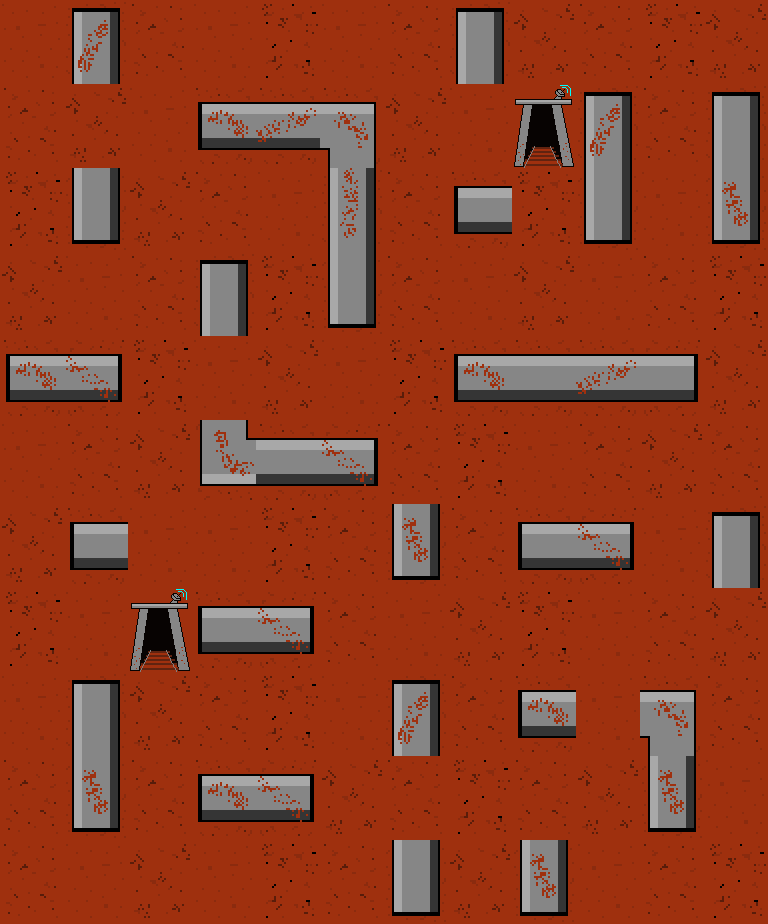

A 2D game scene composited from a Tiled map and its tileset images. What follows is a short description and the map's XML, with every tile layer's data as written:
An orthogonal 12x11 tile map with 64x84 px tiles, 1 tile layer (Background) and 51 objects (5x ItemSpawn, 4x GemSpawn, 4x OreSpawn, 2x Mineshaft, Player).

<map version="1.10" tiledversion="1.11.0" orientation="orthogonal" renderorder="right-down" width="12" height="11" tilewidth="64" tileheight="84" infinite="0" nextlayerid="12" nextobjectid="121">
 <editorsettings>
  <export target="mars-map2.json" format="json" />
 </editorsettings>
 <tileset firstgid="1" source="mars-tileset.tsx" />
 <layer id="1" name="Background" width="12" height="11">
  <data encoding="csv">
4,12,7,4,11,4,7,10,8,7,11,8,
7,8,4,21,20,5,8,4,14,12,7,10,
11,2,8,7,4,9,7,17,11,2,4,19,
8,4,7,10,11,2,7,4,8,4,7,11,
21,15,11,4,8,4,11,21,6,20,13,8,
4,7,8,3,6,15,7,11,4,7,8,7,
8,17,4,4,11,7,19,7,17,15,4,10,
11,4,14,17,15,7,4,8,11,4,7,8,
4,10,8,7,11,4,12,7,21,4,5,7,
7,19,7,21,15,8,7,11,7,8,19,4,
7,4,8,4,11,7,2,8,19,4,7,11
</data>
 </layer>
 <objectgroup id="4" name="PlayerSpawn">
  <object id="63" name="Player" x="384" y="336" width="64" height="84" />
 </objectgroup>
 <objectgroup id="10" name="ItemSpawnList">
  <object id="115" name="ItemSpawn" x="704" y="840" width="64" height="84" />
  <object id="116" name="ItemSpawn" x="256" y="672" width="64" height="84" />
  <object id="117" name="ItemSpawn" x="64" y="252" width="64" height="84" />
  <object id="118" name="ItemSpawn" x="448" y="588" width="64" height="84" />
  <object id="120" name="ItemSpawn" x="576" y="0" width="64" height="84" />
 </objectgroup>
 <objectgroup id="9" name="Mineshaft">
  <object id="64" name="Mineshaft" x="512" y="84" width="64" height="84" />
  <object id="66" name="Mineshaft" x="128" y="588" width="64" height="84" />
 </objectgroup>
 <objectgroup id="5" name="Collision">
  <object id="70" x="0" y="336">
   <polyline points="0,0 0,-336" />
  </object>
  <object id="72" x="0" y="0">
   <polyline points="0,0 64,0" />
  </object>
  <object id="73" x="128" y="0">
   <polyline points="0,0 320,0" />
  </object>
  <object id="74" x="512" y="0">
   <polyline points="0,0 256,0" />
  </object>
  <object id="75" x="768" y="0">
   <polyline points="0,0 0,84" />
  </object>
  <object id="76" x="768" y="252">
   <polyline points="0,0 0,252" />
  </object>
  <object id="77" x="768" y="588">
   <polyline points="0,0 0,336" />
  </object>
  <object id="78" x="768" y="924">
   <polyline points="0,0 -192,0" />
  </object>
  <object id="79" x="512" y="924">
   <polyline points="0,0 -64,0" />
  </object>
  <object id="80" x="384" y="924">
   <polyline points="0,0 -384,0" />
  </object>
  <object id="81" x="0" y="924">
   <polyline points="0,0 0,-504" />
  </object>
  <object id="82" x="0" y="336" width="128" height="84" />
  <object id="83" x="64" y="0" width="64" height="84" />
  <object id="84" x="64" y="168" width="64" height="84" />
  <object id="85" x="192" y="252" width="64" height="84" />
  <object id="86" x="192" y="84" width="192" height="84" />
  <object id="87" x="320" y="168" width="64" height="168" />
  <object id="88" x="448" y="0" width="64" height="84" />
  <object id="89" x="448" y="168" width="64" height="84" />
  <object id="90" x="576" y="84" width="64" height="168" />
  <object id="91" x="704" y="84" width="64" height="168" />
  <object id="92" x="448" y="336" width="256" height="84" />
  <object id="93" x="192" y="420" width="192" height="84" />
  <object id="94" x="64" y="504" width="64" height="84" />
  <object id="95" x="384" y="504" width="64" height="84" />
  <object id="96" x="512" y="504" width="128" height="84" />
  <object id="97" x="704" y="504" width="64" height="84" />
  <object id="98" x="192" y="588" width="128" height="84" />
  <object id="99" x="384" y="672" width="64" height="84" />
  <object id="100" x="64" y="672" width="64" height="168" />
  <object id="101" x="192" y="756" width="128" height="84" />
  <object id="102" x="384" y="840" width="64" height="84" />
  <object id="103" x="512" y="672" width="64" height="84" />
  <object id="104" x="512" y="840" width="64" height="84" />
  <object id="105" x="640" y="672" width="64" height="168" />
 </objectgroup>
 <objectgroup id="8" name="GemSpawnList">
  <object id="111" name="GemSpawn" x="192" y="0" width="64" height="84" />
  <object id="112" name="GemSpawn" x="576" y="420" width="64" height="84" />
  <object id="113" name="GemSpawn" x="192" y="840" width="64" height="84" />
  <object id="114" name="GemSpawn" x="0" y="504" width="64" height="84" />
 </objectgroup>
 <objectgroup id="11" name="OreSpawnList">
  <object id="106" name="OreSpawn" x="0" y="756" width="64" height="84" />
  <object id="107" name="OreSpawn" x="448" y="840" width="64" height="84" />
  <object id="109" name="OreSpawn" x="0" y="168" width="64" height="84" />
  <object id="110" name="OreSpawn" x="704" y="0" width="64" height="84" />
 </objectgroup>
</map>
